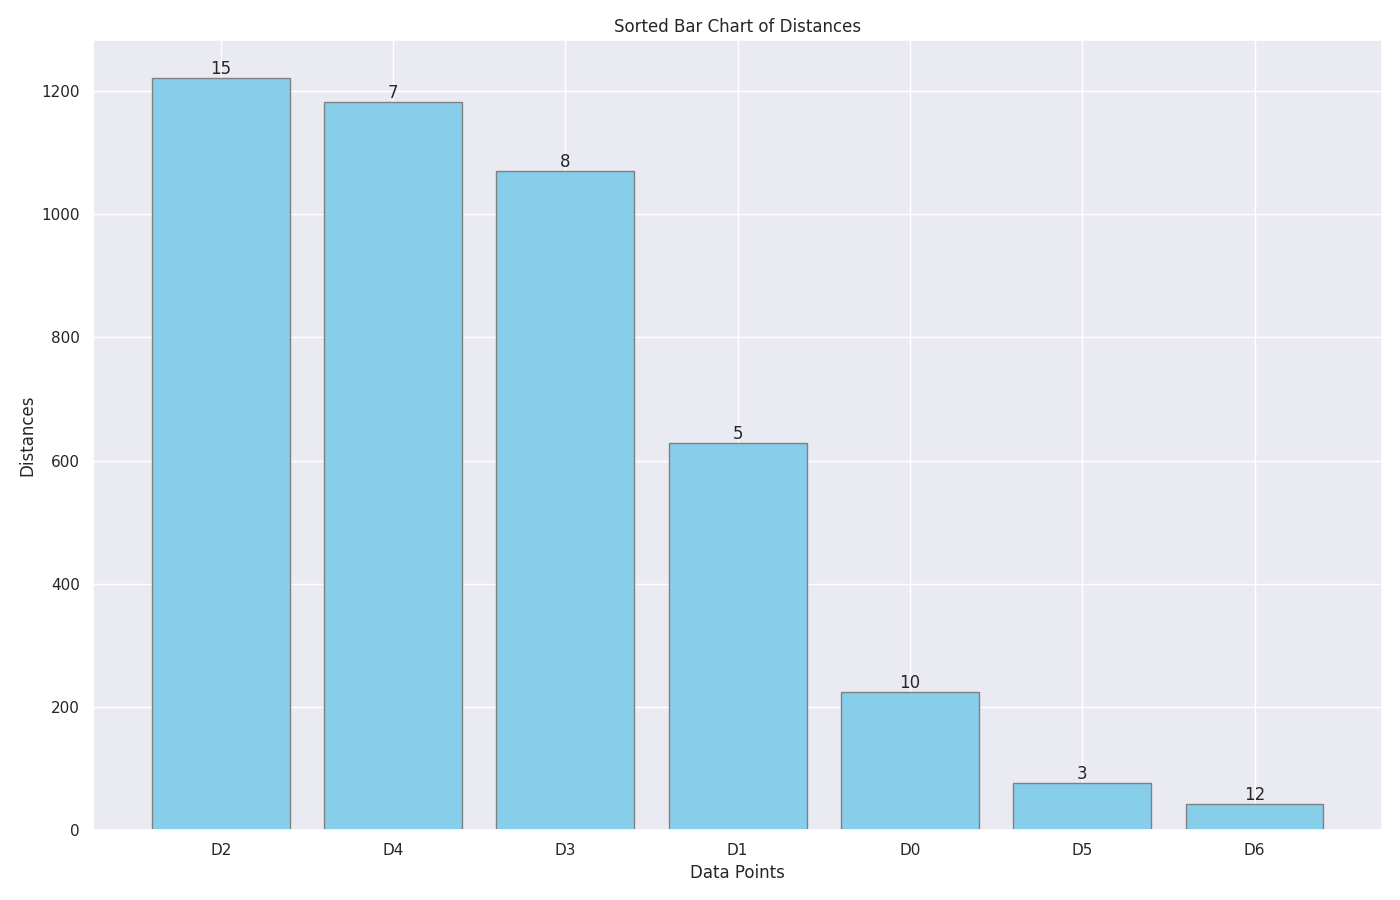

Write the Python code that produced this figure.
import matplotlib.pyplot as plt
import numpy as np

# Data
distances = np.array([225, 628, 1221, 1070, 1182, 77, 42])
population_capacity = np.array([10, 5, 15, 8, 7, 3, 12])

# Sort data in descending order
sorted_indices = np.argsort(-distances)
sorted_distances = distances[sorted_indices]
sorted_population_capacity = population_capacity[sorted_indices]

# Create bar chart
fig, ax = plt.subplots(figsize=(14, 9))
bar = ax.bar(np.arange(len(sorted_distances)), sorted_distances, 
             color='skyblue', edgecolor='gray')

# Annotate bar chart with population capacity
for rect, label in zip(bar, sorted_population_capacity):
    height = rect.get_height()
    ax.text(rect.get_x() + rect.get_width()/2, height, f'{label}',
            ha='center', va='bottom')

plt.xticks(np.arange(len(sorted_distances)), ['D'+str(i) for i in sorted_indices])
plt.xlabel('Data Points')
plt.ylabel('Distances')
plt.title('Sorted Bar Chart of Distances')

plt.tight_layout()
plt.show()
